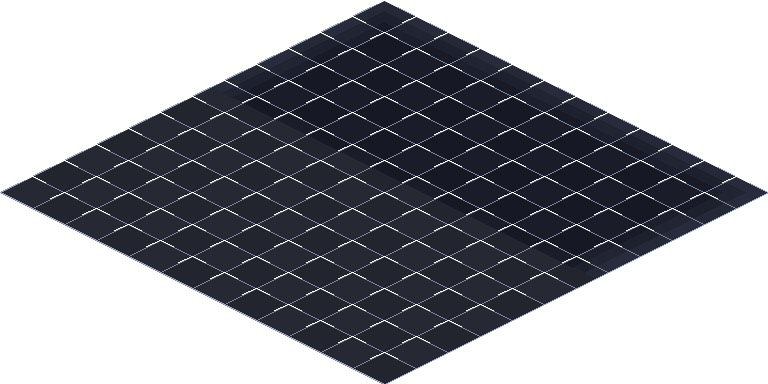
#> input picture art_src/new/floor.jpg, 768 x 384 px, found by its file name
$ python build_assets.py
#> lines starting #> are read from the running program, lines starting #| are printed output that depends on the picture; after the words box and inside, x2 and y2 are one past the last pixel; in counts of white or black regions, pixels touching at a corner belong together
"""Rebuild floor / stage / sofa PNGs from the AI-generated source JPGs.
Usage: python3 build_assets.py <srcdir> <outdir>"""
import sys, os
import numpy as np
from PIL import Image, ImageDraw
from scipy import ndimage as ndi

SRC = sys.argv[1] if len(sys.argv) > 1 else 'art_src/new'
OUT = sys.argv[2] if len(sys.argv) > 2 else 'public/assets'

def load(p): return np.array(Image.open(p).convert('RGB')).astype(np.float64)
def save(a, p): Image.fromarray(np.clip(np.round(a), 0, 255).astype(np.uint8), 'RGBA').save(p, optimize=True)

def poly_cov(shape, pts, ss=8):
    H, W = shape
    im = Image.new('L', (W * ss, H * ss), 0)
    ImageDraw.Draw(im).polygon([(x * ss, y * ss) for x, y in pts], fill=255)
    return np.array(im).astype(np.float64).reshape(H, ss, W, ss).mean(axis=(1, 3)) / 255

# ---------------------------------------------------------------- floor
def build_floor():
    p = load(f'{SRC}/floor.jpg'); H, W = p.shape[:2]
#> after `H, W = p.shape[:2]`: H = 384; W = 768
    # measured diamond edges (50% crossing, continuous px coords)
    # grid vertex of the art measured from the 63 interior grid-line centroids: (0.39, 0.465)
    ox_, oy_ = 0.39, 0.465
    top = (384 + ox_, oy_); right = (768 + ox_, 192 + oy_); bot = (384 + ox_, 384 + oy_); left = (ox_, 192 + oy_)
    cov = poly_cov((H, W), [top, right, bot, left])
#> in poly_cov, `im = Image.new('L', (W * ss, H * ss), 0)`: im: PIL image 6144x3072 L; every value is 0
#> in poly_cov, `ImageDraw.Draw(im).polygon([(x * ss, y * ss) for x, y in pts], fill=255)`:
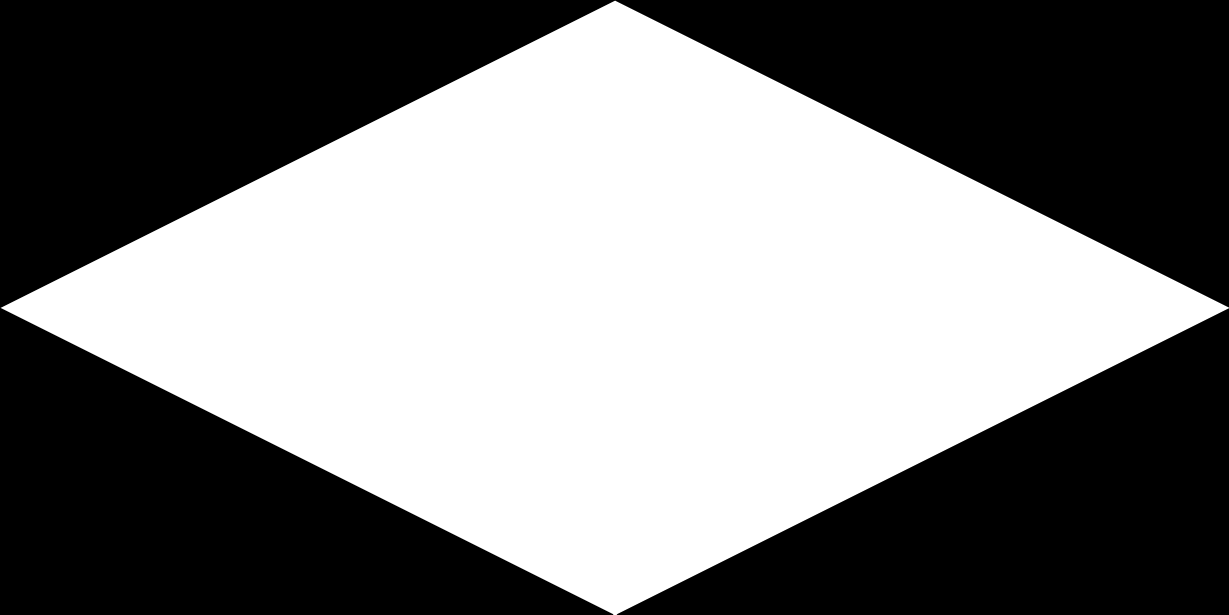
#> im: PIL image 6144x3072 L (shown at 1/5 size); 50% white; 2 black regions, box (x1, y1, x2, y2) and area: (0, 0, 6144, 3072) 7091717, (3084, 1542, 6144, 3072) 2342430
    # distance inside the diamond (rough, in px) -> band to re-colour
    inside = cov >= 0.999
#> inside: shape (384, 768) bool; 49.6% white; 1 white region, box (x1, y1, x2, y2) and area: (2, 1, 767, 384) 146307
    dist_in = ndi.distance_transform_edt(inside)
    dark = p.mean(axis=2) < 90
#> dark: shape (384, 768) bool; 46.1% white; 1 white region, box (x1, y1, x2, y2) and area: (2, 1, 767, 384) 136092
    good = inside & (dist_in > 1.6) & dark
#> good: shape (384, 768) bool; 45.3% white; 1 white region, box (x1, y1, x2, y2) and area: (5, 3, 764, 382) 133692
    w = good.astype(np.float64)
    k = 7
    num = np.stack([ndi.uniform_filter(p[..., c] * w, size=2 * k + 1) for c in range(3)], -1)
    den = ndi.uniform_filter(w, size=2 * k + 1)[..., None]
    fill = np.where(den > 1e-4, num / np.maximum(den, 1e-4), np.array([36., 38., 48.]))
    band = ~(inside & (dist_in > 1.6))
#> band: shape (384, 768) bool; 51.2% white; 1 black region, box (x1, y1, x2, y2) and area: (5, 3, 764, 382) 144021
    rgb = np.where(band[..., None], fill, p)
    a = cov * 255
    a[cov < 0.02] = 0
    save(np.dstack([rgb, a]), f'{OUT}/tiles/room_floor.png')

# ---------------------------------------------------------------- stage
def build_stage():
    p = load(f'{SRC}/stage.jpg'); H, W = p.shape[:2]
#> call 2 of load, with p = 'art_src/new/stage.jpg'
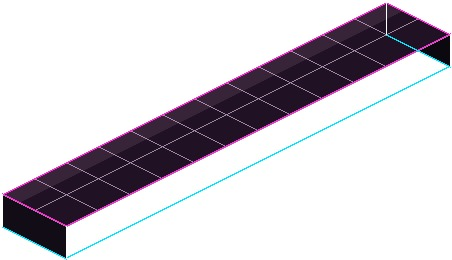
#> input picture art_src/new/stage.jpg, 452 x 260 px, found by its file name
#> after `H, W = p.shape[:2]`: H = 260; W = 452
    B = (65.44, 258.54); Rv = (B[0] + 384, B[1] - 192); Lv = (B[0] - 64, B[1] - 32)
    Tv = (Lv[0] + 384, Lv[1] - 192)
    up = lambda q: (q[0], q[1] - 32)
    poly = [up(Lv), up(Tv), up(Rv), Rv, B, Lv]
    # edge list: (a, b, type)
    edges = [(up(Lv), up(Tv), 'pink'), (up(Tv), up(Rv), 'pink'), (up(Rv), Rv, 'dark'),
             (Rv, B, 'cyan'), (B, Lv, 'cyan'), (Lv, up(Lv), 'dark')]
    yy, xx = np.mgrid[0:H, 0:W]; px = xx + .5; py = yy + .5
    # signed distance (positive inside) for convex polygon, orientation-agnostic
    def edge_dist(a, b):
        ex, ey = b[0] - a[0], b[1] - a[1]; L = np.hypot(ex, ey)
        return ((px - a[0]) * ey - (py - a[1]) * ex) / L
    ds = [edge_dist(a, b) for a, b, _ in edges]
    # make positive inside: test with centroid
    cx = np.mean([q[0] for q in poly]); cy = np.mean([q[1] for q in poly])
    for i, (a, b, _) in enumerate(edges):
        ex, ey = b[0] - a[0], b[1] - a[1]; L = np.hypot(ex, ey)
        s = ((cx - a[0]) * ey - (cy - a[1]) * ex) / L
        if s < 0: ds[i] = -ds[i]
    D = np.min(ds, axis=0)               # >0 inside the centreline hexagon
    nearest = np.argmin(ds, axis=0)      # edge index of the closest boundary
    NEON = {'pink': np.array([196., 82., 176.]), 'cyan': np.array([80., 196., 212.]), 'dark': np.array([16., 10., 18.])}
    R, G, Bc = p[..., 0], p[..., 1], p[..., 2]
    out = p.copy(); alpha = np.ones((H, W))
    # ---- outside the centreline hexagon: soft alpha from the source's own antialiasing
    outm = D < 0
    for i, (_, _, t) in enumerate(edges):
        m = outm & (nearest == i)
        if t == 'pink': a = np.clip((255 - G) / (255 - 84), 0, 1)
        elif t == 'cyan': a = np.clip((255 - R) / (255 - 76), 0, 1)
        else: a = np.clip((255 - p.min(axis=2)) / (255 - 14), 0, 1)
        a = np.where(D > -3.2, a, 0)
        a[a < 0.06] = 0
        alpha[m] = a[m]
        out[m] = NEON[t]
#> a: shape (260, 452) float64
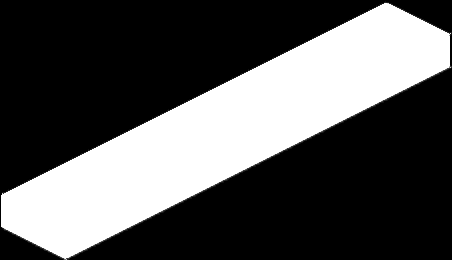
#> alpha: shape (260, 452) float64; min 0, max 1, mean 0.336
    # ---- repaint the white front face (between pink top line and cyan base line)
    face_dark = np.array([18., 12., 22.])
    # lines through the base/top front edge: y = -0.5*(x - B.x) + B.y  (cyan) ; top = cyan - 32 (pink)
    y_c = -0.5 * (px - B[0]) + B[1]; y_p = y_c - 32
    inface = (px > B[0] - 0.01) & (px < Rv[0] + 0.01) & (py > y_p - 1.5) & (py < y_c + 1.5) & (D > -0.01)
    dp = py - y_p; dc = y_c - py          # vertical distances below pink / above cyan
    upper = dp < dc
    ap = np.clip((255 - G) / (255 - 84), 0, 1); ac = np.clip((255 - R) / (255 - 76), 0, 1)
    an = np.where(upper, ap, ac)
#> upper: shape (260, 452) bool; 62.3% white; 1 black region, box (x1, y1, x2, y2) and area: (32, 50, 452, 260) 44310
    ncol = np.where(upper[..., None], NEON['pink'], NEON['cyan'])
    rng = np.random.default_rng(7)
    noise = rng.normal(0, 1.8, (H, W, 1))
    face = an[..., None] * ncol + (1 - an[..., None]) * (face_dark + noise)
    # only replace pixels that are below the pink core / above the cyan core (keep the neon cores & everything else)
    repl = inface & (dp > 0.2) & (dc > 0.2)
    # keep original where it is clearly the neon core (strongly coloured, not whitish)
    out[repl] = face[repl]
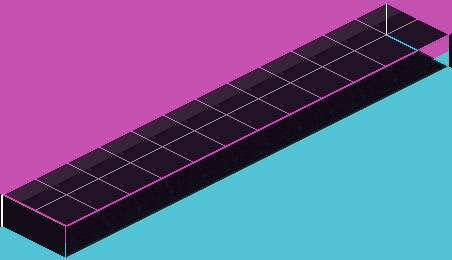
#> out: shape (260, 452, 3) float64; mean R, G, B 107.2, 101.9, 145.8
    # inner-edge JPEG ringing along the vertical right edge etc: nothing to do (dark body)
    save(np.dstack([out, alpha * 255]), f'{OUT}/tiles/stage.png')

# ---------------------------------------------------------------- sofas
SOFAS = {  # facing -> source file (physical analysis: base vertex left = footprint [1,2])
    'se': 'sofa_b.jpg', 'sw': 'sofa_a.jpg', 'nw': 'sofa_c.jpg', 'ne': 'sofa_d.jpg'}

def build_sofa(src, dst):
    p = load(src)
    mn = p.min(axis=2)
    dark = ndi.binary_opening(mn < 110, iterations=1)
    lab, n = ndi.label(dark)
    if n > 1:
        sizes = ndi.sum(dark, lab, range(1, n + 1)); dark = lab == (1 + np.argmax(sizes))
    body = ndi.binary_fill_holes(ndi.binary_closing(dark, iterations=3))
    deep = ndi.binary_erosion(body, iterations=2)
    araw = np.clip((255 - p).max(axis=2) / 255, 0, 1)
    a_s = np.maximum(araw, 1e-3)
    c = np.clip((p - 255 * (1 - a_s[..., None])) / a_s[..., None], 0, 255)   # un-premultiply from white
    alpha = araw.copy(); alpha[araw < 0.02] = 0
    alpha = np.where(deep, 1.0, alpha)
    col = np.where(deep[..., None], p, c)
    save(np.dstack([col, alpha * 255]), dst)

def build_sofas():
    for f, s in SOFAS.items():
        build_sofa(f'{SRC}/{s}', f'{OUT}/furniture/sofa_{f}.png')
#> call 3 of load, with p = 'art_src/new/sofa_b.jpg'
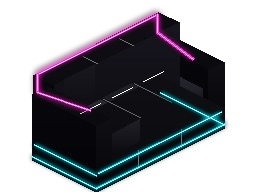
#> input picture art_src/new/sofa_b.jpg, 256 x 192 px, found by its file name
#> in build_sofa, `dark = ndi.binary_opening(mn < 110, iterations=1)`: dark: shape (192, 256) bool; 46.4% white; 1 white region, box (x1, y1, x2, y2) and area: (32, 12, 225, 192) 22788
#> in build_sofa, `lab, n = ndi.label(dark)`:
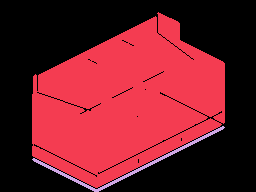
#> lab: shape (192, 256) int32; 3 distinct labels, from 0 to 2; one colour per label, 0 black
#> in build_sofa, `lab, n = ndi.label(dark)`: n = 2
#> in build_sofa, `sizes = ndi.sum(dark, lab, range(1, n + 1))`: sizes = [22119, 669]
#> in build_sofa, `dark = lab == 1 + np.argmax(sizes)`: dark: shape (192, 256) bool; 45% white; 1 white region, box (x1, y1, x2, y2) and area: (32, 12, 225, 188) 22119
#> in build_sofa, `body = ndi.binary_fill_holes(ndi.binary_closing(dark, iterations=3))`: body: shape (192, 256) bool; 46% white; 1 white region, box (x1, y1, x2, y2) and area: (32, 12, 225, 188) 22608
#> in build_sofa, `deep = ndi.binary_erosion(body, iterations=2)`: deep: shape (192, 256) bool; 43.8% white; 1 white region, box (x1, y1, x2, y2) and area: (34, 14, 223, 186) 21540
#> in build_sofa, `c = np.clip((p - 255 * (1 - a_s[..., None])) / a_s[..., None], 0, 255)`:
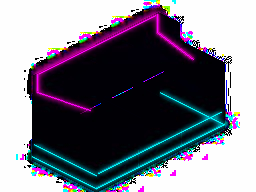
#> c: shape (192, 256, 3) float64; mean R, G, B 121.7, 121.6, 132.8
#> in build_sofa, `alpha[araw < 0.02] = 0`: alpha: shape (192, 256) float64; min 0, max 1, mean 0.454

if __name__ == '__main__':
    os.makedirs(f'{OUT}/tiles', exist_ok=True); os.makedirs(f'{OUT}/furniture', exist_ok=True)
    build_floor(); build_stage(); build_sofas()
